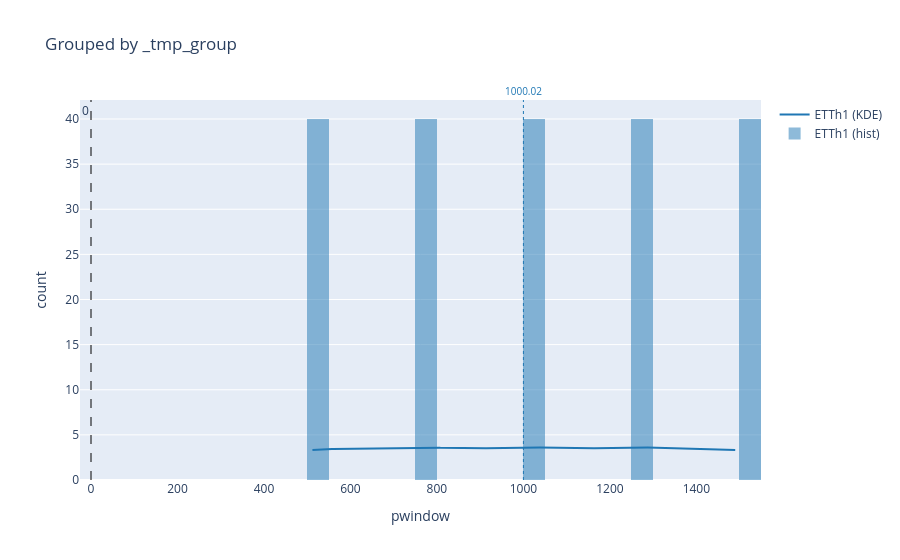

The notebook cell saved with this chart:
### Code cell
tohist_df = results_df

tohist_df = tohist_df[tohist_df["pconstructor"].isin([
    "pentropy.csv",
    "ipentropy.csv",
    "prollcov.csv",
    "iprollcov.csv",
    "prollcorr.csv",
    "iprollcorr.csv",
    "pfarm.csv",
    "ipfarm.csv",
    "pmutual",
    "ipmutual",
])]

tohist_df = tohist_df[tohist_df["pred_len"].isin([
    96,
    # 192,
    # 336,
    # 720
])]

tohist_df = tohist_df[tohist_df["pwindow"].isin([
    501,
    751,
    1001,
    1251,
    1501
])]

tohist_df = tohist_df[tohist_df["model_name"].isin([
    "iTransformer",
    "PatchTST",
    "TimeXer",
    "Crossformer"
])]

tohist_df = tohist_df[tohist_df["dataset"].isin([
    "ETTh1",
    # "ETTh2",
    # "ETTm1",
    # "ETTm2",
    # "Weather",
    # "ECL",
    # "Traffic"
])]

tohist_df.sort_values("improvement", ascending=False)

tohist_df["pwindow"] = pd.to_numeric(tohist_df["pwindow"])

plot_results(
    tohist_df,
    value_col="pwindow",
    y_agg_col="mse",
    group_col=[
        # "pwindow",
        # "pconstructor",
        # "model_name",
        # "improvement",
        "dataset",
    ],
    bins=45,
    smooth="kde",
    # smooth="interp",
    backend="plotly",
    vline_at_zero=True,
    vline_at_peak=True,
    min_peak_x=0,
)

### Figure 1 — Plotly figure (JSON) as saved in the notebook; plotly's stock layout.template omitted (floating-point values rounded to 4 significant figures; data arrays with more than 128 entries replaced by an {"elided": "..."} marker saying what was removed)
{"data": [{"line": {"color": "#1f77b4"}, "mode": "lines", "name": "ETTh1 (KDE)", "type": "scatter", "x": {"elided": "500 float values"}, "y": {"elided": "500 float values"}}, {"marker": {"color": "#1f77b4"}, "name": "ETTh1 (hist)", "nbinsx": 45, "opacity": 0.5, "type": "histogram", "x": {"elided": "200 int values"}}], "layout": {"annotations": [{"font": {"color": "#1f77b4", "size": 10}, "showarrow": false, "text": "1000.02", "x": 1000.0, "xanchor": "center", "xref": "x", "y": 1, "yanchor": "bottom", "yref": "y domain"}, {"showarrow": false, "text": "0", "x": 0, "xanchor": "right", "xref": "x", "y": 1, "yanchor": "top", "yref": "y domain"}], "barmode": "overlay", "shapes": [{"line": {"color": "#1f77b4", "dash": "dot", "width": 1}, "type": "line", "x0": 1000.0, "x1": 1000.0, "xref": "x", "y0": 0, "y1": 1, "yref": "y domain"}, {"line": {"color": "black", "dash": "dash", "width": 1}, "type": "line", "x0": 0, "x1": 0, "xref": "x", "y0": 0, "y1": 1, "yref": "y domain"}], "title": {"text": "Grouped by _tmp_group"}, "xaxis": {"title": {"text": "pwindow"}}, "yaxis": {"title": {"text": "count"}}}}
